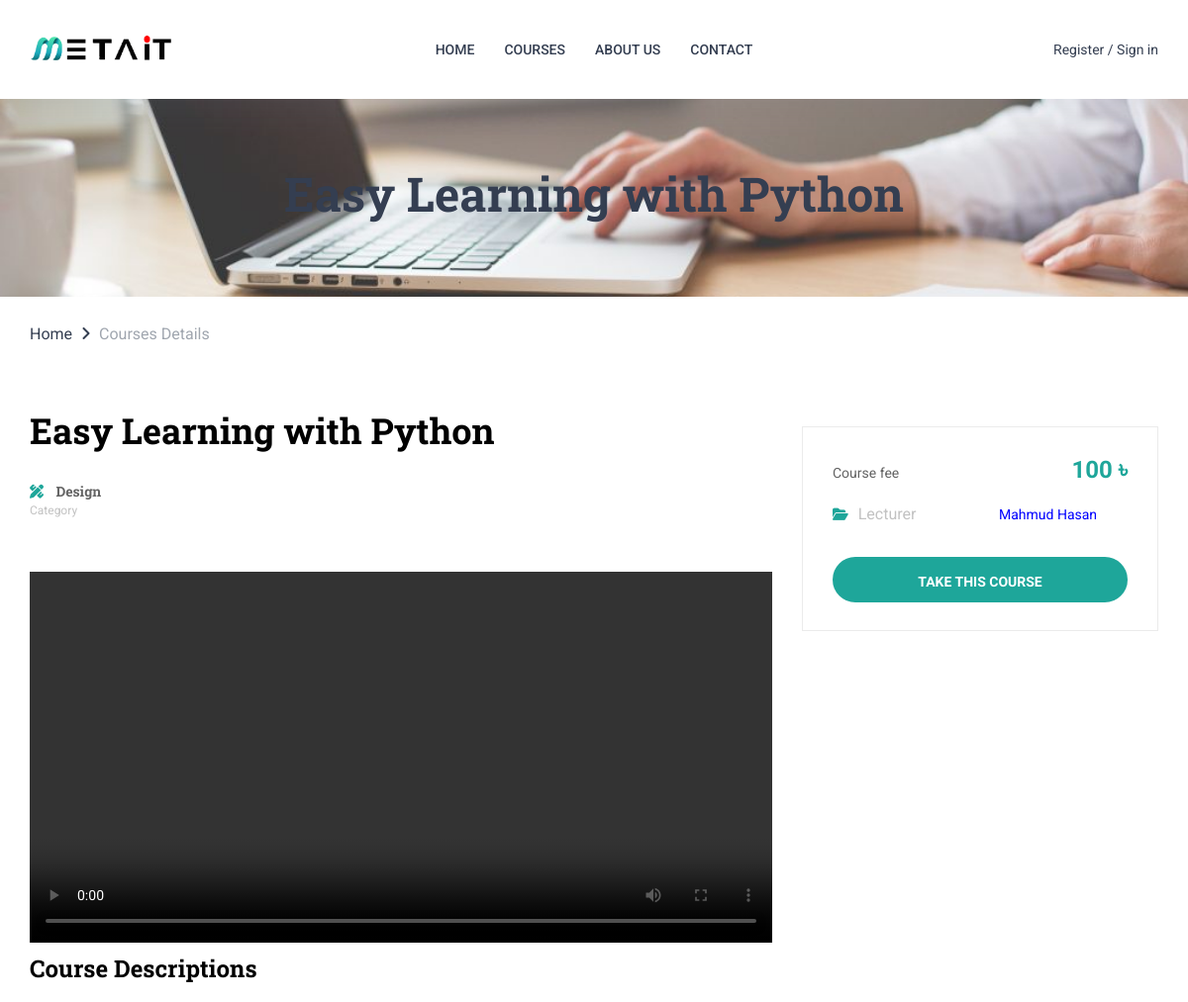
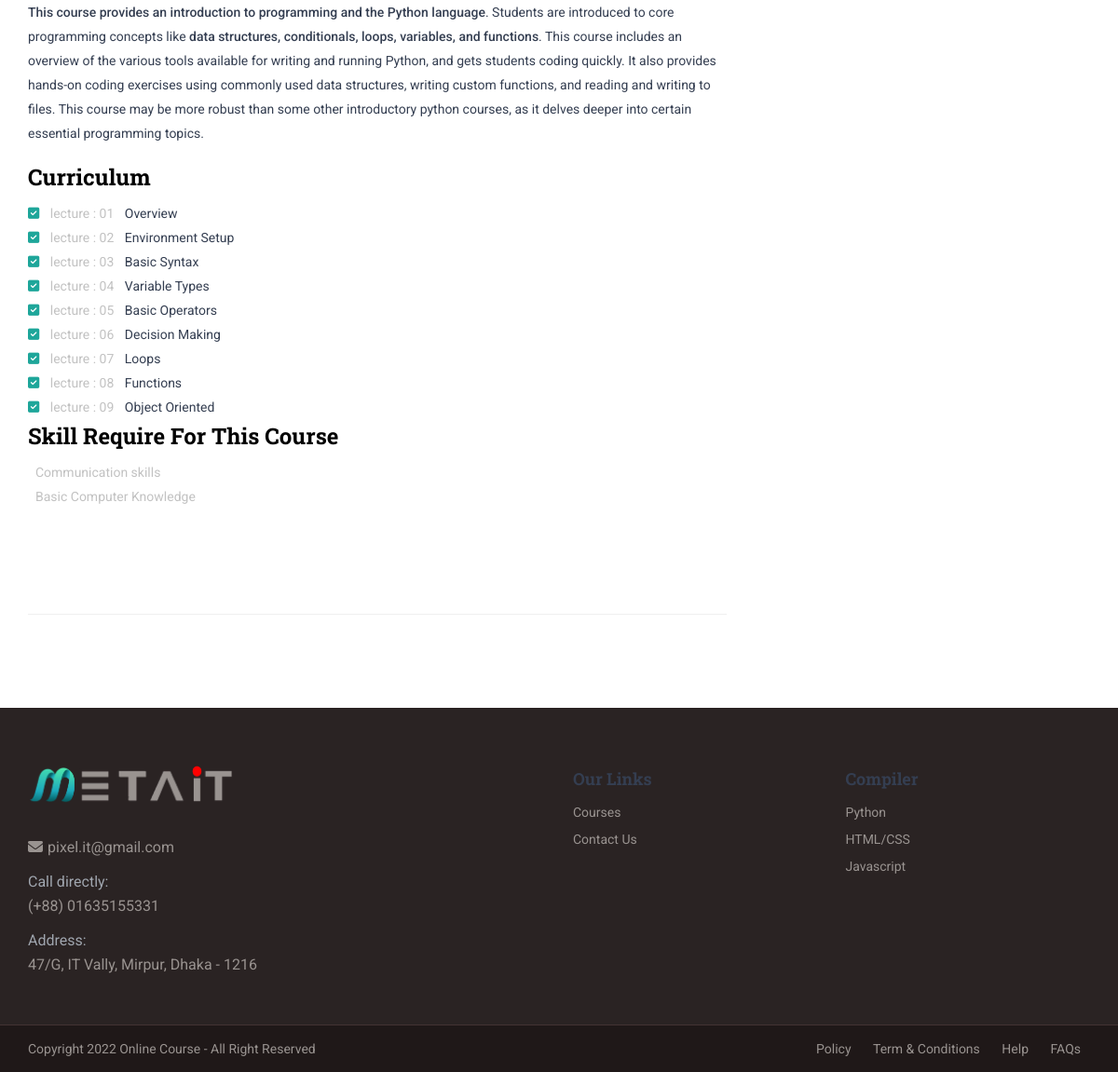
Page /course/easy-learning-with-python on the committed database (2 pictures, top to bottom).
### App1/models.py (models this page shows, shortened)
class course(models.Model):
    title=models.CharField(max_length=200)
    slug = models.SlugField(max_length = 250, null = True, unique=True , blank = True)
    price=models.CharField(max_length=100, null=True)
    intro_video = models.FileField(upload_to="video",blank=True)
    discription = RichTextField(blank= True)
    lecturer=models.CharField(max_length=1000)
    lecturer_Social_url=models.TextField(max_length=1000,blank=True)
    image = models.ImageField(upload_to="course")
    skill = models.CharField(max_length=20000, blank = True)
    skill2 = models.CharField(max_length=20000, blank = True)
    skill3 = models.CharField(max_length=20000, blank = True)
    skill4 = models.CharField(max_length=20000, blank = True)
    skill5 = models.CharField(max_length=20000, blank = True)

class lecture(models.Model):
    course= models.ForeignKey(course,on_delete=models.CASCADE)
    lecno=models.CharField(max_length=20000,null=False)
    title=models.TextField(max_length=20000)
    ldis=models.TextField(max_length=20000)

### App1/views.py (the view)
# urls.py: path('course/<slug:slug>',views.single,name="single"),
def single(request,slug):
    if request.method == 'POST':
        discription = request.POST['discription']
        comments = comment(user=request.user, course=course, discription=discription)
        comments.save()
        return redirect('home')
    else:
        obj = course.objects.get(slug=slug)
        courses = lecture.objects.filter(course_id=obj)
        comments=comment.objects.all().filter(course_id=obj)
        obj.save()
        return render(request, "course-details.html", {'obj': obj,"courses":courses,"comments":comments})

### App1/models.py (called while the page is built)
@receiver(pre_save, sender=course)
def pre_save_receiver(sender, instance, *args, **kwargs):
    if not instance.slug:
        instance.slug = unique_slug_generator(instance)

### templates/course-details.html (shortened to what this page needs)
{% extends "main.html" %}
{% load course_custom_tags %}
{% block body %}
{% load static %}
	<div class="page-banner height-200 bg-1">
		<div class="d-table">
			<div class="page-title vertical-middle text-center">
				<h2>{{obj.title}}</h2>
			</div>
		</div>
	</div>
	<div class="breadcrumb-area mt-25">
		<div class="container">
			<div class="row">
				<div class="col-lg-12">
					<div class="site-breadcrumb">
						<ul class="list-none">
							<li><a href="index.html">Home</a></li>
							<li><i class="fa fa-angle-right"></i></li>
							<li>Courses Details</li>
						</ul>
					</div>
				</div>
			</div>
		</div>
	</div>
	<div class="course-details-area mt-80">
		<div class="container">
			<div class="row">
				<div class="col-lg-8">
					<div class="course-details mb-40">
						<h2>{{obj.title}}</h2>
						<div class="course-info mt-25 mb-50">
							<ul class="list-none">
								<li>
									<a href="#">
										<i class="fas fa-pencil-ruler"></i>
										Design
									</a>
									<small>Category</small>
								</li>
							</ul>
						</div>
						<video width="100%" height="auto" controls>
                                  <source src="{{obj.intro_video.url}}" type="video/mp4">
						</video>
						<h3>Course Descriptions</h3>
						<p> {{obj.discription | safe}}</p>
						<h3>Curriculum</h3>
						<ul class="list-none">
						{% for course in courses %}
							<li>
								<i class="fa fa-check-square"></i>
								<span>lecture : {{course.lecno}}</span> {{course.title}}
							</li>
							{% endfor %}
						</ul>
						<h3>Skill Require For This Course</h3>
						<ul class="list-none">
							<li>
								<span>{{obj.skill}}</span> <br>
								<span>{{obj.skill2}}</span> <br>
								 <br>
								 <br>
							</li>
						</ul>
					</div>
				</div>
				<div class="col-lg-4">
					<div class="course-features mt-sm-40 text-center">
						<ul class="list-none">
							<li>
								<span>Course fee</span>
								<span class="course-price">{{obj.price}} &#2547; </span>
							</li>
							<li>
								<span><i class="fa fa-folder-open"></i>Lecturer</span>
								<a target="_blank" href="{{obj.lecturer_Social_url}}"><span style="color:blue;">{{obj.lecturer}}</span></a>
							</li>
						</ul>
							{% if user.is_authenticated %}
						<div class="course-features-bottom mt-30">
							<a href="{%url 'carts' slug=obj.slug %}" class="btn-common">Take This Course</a>
						</div>
						{% else %}
						<div class="course-features-bottom mt-30">
							<a href="{%url 'regi'%}" class="btn-common">Take This Course</a>
						</div>
						{% endif %}
					</div>
				</div>
			</div>
		</div>
	</div>
{% endblock %}

### static/css/helper.css (style rules this page uses)
a { transition: all 0.3s ease 0s;text-decoration:none; }
a, a:hover { color: #6ac142; text-decoration: none; }
strong { font-weight:500; }
h1, h2, h3, h4, h5, h6 { font-family: 'Rubik', sans-serif; }
h2 { font-size:48px; line-height:60px; }
h3 { font-size:24px; line-height:36px; }
ul.list-none { margin:0; padding:0; list-style:none; }
.btn-common { background-color:#1EA69A; font-family: 'Roboto', sans-serif; font-size: 13px; font-weight: 700; color: #ffffff; padding: 0 20px; width: 140px; height: 40px; line-height: 38px; text-align: center; cursor:pointer; display:inline-block; text-transform:uppercase; border:2px solid #1EA69A; border-radius:30px; transition:.3s; }
.mt-25 { margin-top:25px !important; }
.mt-30 { margin-top:30px !important; }
.mt-80 { margin-top:80px; }
.mb-40 { margin-bottom:40px; }
.mb-50 { margin-bottom:50px; }
.height-200 { height:200px; }
.d-table { display: table; height: 100%; width: 100%; }
.vertical-middle { display: table-cell; vertical-align: middle; }

### static/css/style.css (style rules this page uses)
body { font-family: 'Roboto', sans-serif; font-size:14px; line-height:26px; color:#343e51; font-weight:normal; transition:.3s; overflow-x:hidden; }
h1, h2, h3, h4, h5, h6 { font-family: 'Roboto Slab', serif; font-weight:700; color: #343e51; }
.container { padding:0; }
.course-info { border:1px solid #ebebeb; border-top:0; border-radius: 0 0 10px 10px; padding:20px 20px 0 20px; }
.page-banner.bg-1 { background: rgba(0, 0, 0, 0) url("assets/images/banners/resource3.jpg") repeat scroll center center / cover ; }
.site-breadcrumb ul li { font-size:16px; color:#a0a6af; display:inline-block; }
.site-breadcrumb ul li i { color:#343e51; margin:0 5px; }
.site-breadcrumb ul li a { color:#343e51; }
.course-details { padding-bottom:35px; border-bottom:1px solid #efefef; }
.course-details h2 { font-size:36px; color:#000000; line-height:48px; margin:-20px 0 0 0; }
.course-details .course-info { border:0; padding:0; }
.course-info ul li { display: inline-block; border-right: 1px solid #e5e5e5; padding: 0 30px; }
.course-info ul li:first-child { padding-left:0; }
.course-info ul li:last-child { border-right:0; }
.course-info ul li a, .course-info ul li small { display:block; }
.course-info ul li a { color:#636363; font-family: 'Roboto Slab', serif; font-size:14px; font-weight:700; }
.course-info ul li a i { color:#1EA69A; margin-right:9px; }
.course-info ul li small { font-size:12px; color:#c2c2c2; margin:0; line-height:1; }
.course-details h3 { color:#000000; }
.course-details ul li i { color:#1EA69A; }
.course-details ul li span { color:#c2c2c2; display:inline-block; margin:0 8px; }
.course-features { border:1px solid #ebebeb; padding:30px 30px 8px 30px; }
.course-features ul li { display:table; width:100%; margin-bottom:16px; }
.course-features ul li:first-child span:first-child { font-size:14px; color:#636363; }
.course-features ul li:first-child span:last-child { font-size:24px; font-weight:700; color:#1EA69A; }
.course-features ul li span { display:table-cell; }
.course-features ul li span i { font-size:14px; color:#1EA69A; margin-right:10px; }
.course-features ul li span:first-child { text-align:left; font-size:16px; color:#c2c2c2; }
.course-features ul li span:last-child { text-align:right; font-size:14px; color:#636363; }
.course-features-bottom .btn-common { display:block; font-size:14px; height:46px; line-height:46px; width: 100%; margin-bottom: 20px; }
body { font-family: Roboto; }

### rows in the picture
course: title "Easy Learning with Python", discription "This course provides an introduction to programming and the Python language . Students are introduced to core programming concepts like data structures, conditionals, loops, variables, and functions . This course includes an overview of the various tools available for writing and running Python, and gets students coding quickly. It also provides hands-on coding exercises using commonly used data structures, writing custom functions, and reading and writing to files. This course may be more robust than some other introductory python courses, as it delves deeper into certain essential programming topics.", skill "Communication skills", skill2 "Basic Computer Knowledge", price "100", lecturer "Mahmud Hasan"
lecture: lecno "01", title "Overview"
lecture: lecno "02", title "Environment Setup"
lecture: lecno "03", title "Basic Syntax"
lecture: lecno "04", title "Variable Types"
lecture: lecno "05", title "Basic Operators"
lecture: lecno "06", title "Decision Making"
lecture: lecno "07", title "Loops"
lecture: lecno "08", title "Functions"
lecture: lecno "09", title "Object Oriented"
